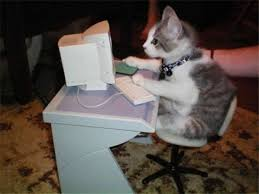
#> input picture cat.jpg, 259 x 194 px
$ jupyter execute --allow-errors Basic_Python.ipynb   (shell and % lines are left out)
#> lines starting #> are read from the running program, lines starting #| are printed output that depends on the picture
# Python tutorial

## Python Built-in data types
In this section you will learn about basic python data types.

Common data types in Python are

1. numeric(floating point number *float*, integer *int*)
2. string(use either ' ' or " ")
3. boolean (True and False)
4. None

## assignment
We first take a look at a very common operation in programming: assignment. In Python, '==' means equal and '=' means assignment. Assignment in Python binds the name on the left to the object on the right.

[cell 1]
# The equal sign, =, here is what is called an assignment operator
# This basically means that what is on the left will store what is on the right side of the =
# The left side is the variable and the right is the value
# So until there is a modification of the variable it will contain that value
string = "1.0"
number = 1.0
made_up = "Tom"

## print
After the assignment, we can access them with variable names. To see what a variable is, we can use the built in function *print* to see its content.

[cell 2]
print(string)

[cell 3]
print(number)
print(made_up)

## type and operations on type
Although string and number look the same, they are different in type: string is a *str* and number is a *float*. We can examine the type of a variable with built-in function *type*.

[cell 4]
type(string)

[cell 5]
type(number)

It is important to know the type of a variable because different types support different operations and the same operator can mean different things for different types.

For example, **+** means addition for numeric types and concatenation for string.

[cell 6]
1.0 + 2.0

[cell 7]
'a' + 'b'

Thus, on the two sides of operator **+**, the type of variables must be the same. Otherwise it will cause error.

#> (a cell that did not finish here is left out)

We can convert one variable to another type with type conversion.
```python
type_name(variable_name)
```
will try to convert variable to a certain type. If the conversion is not possible then an error occurs.

[cell 9]
string + str(number)

[cell 10]
float(string) + number

#> (a cell that did not finish here is left out)

[cell 12]
longer_string = string + string

[cell 13]
print(longer_string)

Some operators only support one type of variables but not another type of variables

[cell 14]
print(number - 6)

#> (a cell that did not finish here is left out)

## Booleans
Boolean variables only have two values: True and False. They come up naturally when there is comparision. They are widely used in the condition statement *if* and loop statement *while*. Python supports basic boolean operation *and*, *or* and *not* and keeps them as keyword.

[cell 16]
apples = 1
# Here == means it checks if values on both sides are the same
apples == 0

[cell 17]
# Eat an apple
apples = apples - 1
apples == 0

[cell 18]
apples = apples + 2

[cell 19]
apples = 1
if apples == 0:
    print("All the apples are gone")
    print("Bought 2 more apples!")
    apples = apples + 2
else:
    print("There is still " + str(apples) + " apples left")
apples = apples - 1
if apples == 0:
    print("All the apples are gone")
    print("Bought 2 more apples!")
    apples = apples + 2
else:
    print("There is still " + str(apples) + " apples left")
print(apples)

[cell 20]
apples < 2

[cell 21]
apples <= 2

[cell 22]
apples > 2

[cell 23]
apples >= 2

[cell 24]
apples == 2

[cell 25]
not apples == 2

## None

None is a special value in python. It denotes absence of value. Often it is used as the default parameters in function.
0 is not the same as None. 0 means that you have 0 of something. It is a numeric type number. None means that something doesn't exist. It is a None object and its type is NoneType.

## Exercise #1: Data Type

[cell 26]
a = '5'
b = 3.0

(a). Convert the string into float and add up two numbers (The results should be 8.0)

(b). Convert the float value into string and concatenate it with another string. (The results should be '53.0')

## Lists
Built upon basic types, we have data structure to hold a collection of basic types. One of the most important data structure in Python is list. It holds any basic types (of the same type or of different types) and can be accessed by index.

[cell 27]
integer_list = [1.0, 2.0, 3.0, 4.0, 5.0, 6.0, 7.0, 8.0, 9.0, 10.0]

[cell 28]
print(integer_list)

[cell 29]
# What is the index of 8 in integer_list?
print(integer_list[7])
# change 6.0 in integer_list to 66.0
integer_list[5] = 66.0
print(integer_list)

The index starting from 0 and can't exceed the maximum length.

[cell 30]
integer_list[0]

#> (a cell that did not finish here is left out)

[cell 32]
# list of objects with different types
mixed_list = [1, "2", 3, "4", "5", 6]

[cell 33]
print(mixed_list[5])

#> (a cell that did not finish here is left out)

One convenient way to construct a list is to use *range* function to get a range object and convert it to a list.

[cell 35]
# list() will convert what is inside to a list but this only works for certain things.
# the range(start, end) function is something that can be converted.
list(range(0, 6))

*len* function returns the length of a list.

[cell 36]
# The len(list) function tells you how many elements are in the list
# Also len(list) - 1 is the last index of a list. You can check this yourself by indexing a list at len(list) - 1
len(mixed_list)

We can use for loop easily with range function and list.

[cell 37]
# First method of iterating over a list
for i in range(0, len(mixed_list)):
    print(mixed_list[i])

[cell 38]
for e in mixed_list:
    print(e)

Empty list is represented by []. Sometimes we need to initialize a list by an empty list.

[cell 39]
# This assigns empty_list to be a list that contains no elements
empty_list = []
print(empty_list)

We can add elements to a list with *append* function.

[cell 40]
empty_list.append("This")
print(empty_list)
empty_list.append([])
print(empty_list)
empty_list.append("is")
print(empty_list)
empty_list.append("not")
print(empty_list)
empty_list.append("empty")

[cell 41]
print(empty_list)

Slicing allows us to get a subset of list.

[cell 42]
# what should start and end be to have [3.0, 4.0, 5.0, 6.0, 7.0, 8.0]?
# Think about what index is 3 and what index is 8 in the original list
integer_list[2:8]

## Exercise #2: List

[cell 43]
my_list = ['hello', ',',  'Penn', 'Wharton', 'China', 'Center', '!']

(a). Access the third element in the list ('Penn')

(b). Return the length of the list

(c) Access the 3rd to 6th elements in the list

(d). Loop over and print all elements in the list

## Images
In this course, we are dealing with images most of the time. In the computer, images are represented as a 3D array. It typically has the shape (H, W, 3). The first two parameters H, W are the height and width of the image. These two parameters determine how many pixels in the image spatially. 3 corresponds to R(red), G(green), B(blue) channel of the image. Every color we perceive can be composed as a combination of red, green and blue color. We use 3 numbers ranging from 0 to 255 to represent saturation of each color. Below are a few RGB values for common colors

You can play around with more RGB values [here](https://www.w3schools.com/colors/colors_rgb.asp).

Next we are going to use OpenCV and Matplotlib to load and display images. You will see these two libraries throughout the summer camp.

[cell 44]
import cv2
import matplotlib.pyplot as plt

def show_image(brg_img):
    rgb_img = cv2.cvtColor(brg_img, cv2.COLOR_BGR2RGB)

    plt.imshow(rgb_img)
    plt.show()

def show_image_channel(brg_img, channel):
    img_channel = cv2.cvtColor(brg_img, cv2.COLOR_BGR2RGB)
    if channel == 0:
        img_channel[:, :, 1] = 0
        img_channel[:, :, 2] = 0
    if channel == 1:
        img_channel[:, :, 0] = 0
        img_channel[:, :, 2] = 0
    if channel == 2:
        img_channel[:, :, 0] = 0
        img_channel[:, :, 1] = 0
    plt.imshow(img_channel)
    plt.show()

def show_image_content(img):
    img = cv2.cvtColor(img, cv2.COLOR_BGR2RGB)
    fig, ax = plt.subplots(1, 3, figsize=(20,20))
    limit = 10
    channel = ['R', 'G', 'B']
    for ch in range(3):
        ax[ch].imshow(img[-limit:, -limit:, ch], cmap='gray')
        for i in range(limit):
            for j in range(limit):
                ax[ch].text(j, i, img[-(limit-i), -(limit-j), ch], ha='center', va='center', color='r')
        ax[ch].set_title(channel[ch] + ' channel')
    fig.tight_layout()
    plt.show()

[cell 45]
# How to load images and show them
# cv2.imread needs to be given the image name
cat = cv2.imread('cat.jpg')
#> cat is the input picture: shape (194, 259, 3); mean B, G, R 72.2, 77.9, 86.5
show_image(cat)

[cell 46]
#  We can view the dimensions of the image using .shape
#  The dimensions are height(rows), width(columns), number of channels
cat.shape
#> Out = (194, 259, 3)

If we examine part of the image(here we take the last 100 pixels), we can see that there is a value between 0 and 255 at each location and there is 3 channels. The values in 3 channels can be different.

[cell 47]
show_image_content(cat)
#> in show_image_content, `plt.show()`:
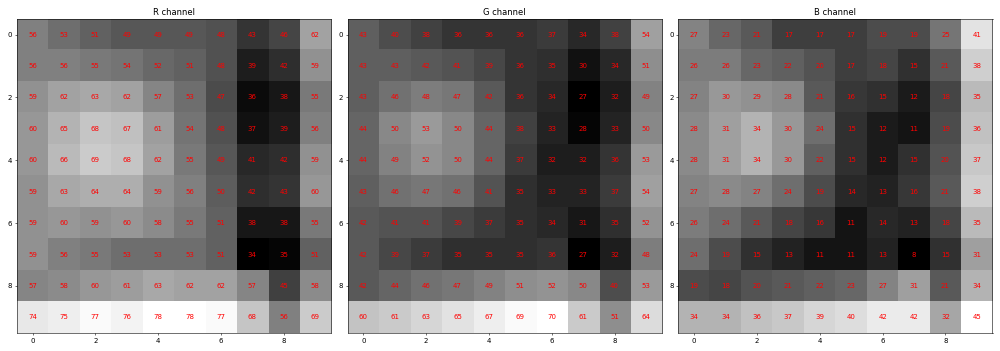
#> figure drawn by matplotlib, 3 panels

Let's examine each image channel.

[cell 48]
show_image_channel(cat, 0)
#> in show_image_channel, `img_channel[:, :, 1] = 0`:
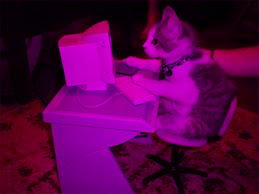
#> img_channel: shape (194, 259, 3); mean R, G, B 86.5, 0, 72.2
#> in show_image_channel, `img_channel[:, :, 2] = 0`:
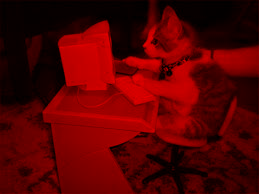
#> img_channel: shape (194, 259, 3); mean R, G, B 86.5, 0, 0

[cell 49]
show_image_channel(cat, 1)
#> call 2 of show_image_channel, with channel = 1
#> in show_image_channel (call 2), `img_channel[:, :, 0] = 0`:
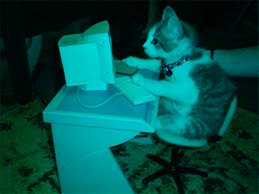
#> img_channel: shape (194, 259, 3); mean R, G, B 0, 77.9, 72.2
#> in show_image_channel (call 2), `img_channel[:, :, 2] = 0`:
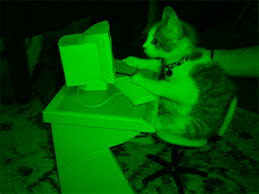
#> img_channel: shape (194, 259, 3); mean R, G, B 0, 77.9, 0

[cell 50]
show_image_channel(cat, 2)
#> call 3 of show_image_channel, with channel = 2
#> in show_image_channel (call 3), `img_channel[:, :, 1] = 0`:
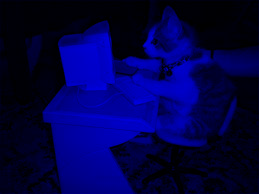
#> img_channel: shape (194, 259, 3); mean R, G, B 0, 0, 72.2

The coordinate system of image is different from the normal cooridnate system. The origin (0, 0) locates at the left upper corner, x grows from left to right and y grows from top to down.

When we index the 2D array, we use array\[row\]\[column\], so it is (y, x) instead of (x, y).

[cell 51]
person = cv2.imread('person.jpg')
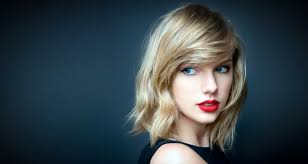
#> input picture person.jpg, 308 x 164 px
#> person is the input picture: shape (164, 308, 3); mean B, G, R 74.1, 68.4, 57
show_image(person)

[cell 52]
#  cropped should be the rectangular region starting from (120, 10) and end at (250, 140) both are x,y coordinates
cropped = person[10:140, 120:250, :]
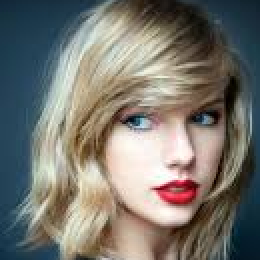
#> cropped: shape (130, 130, 3) (shown 2 times larger); mean B, G, R 110.8, 117.9, 120.3
show_image(cropped)

## Drawing on Images
Next, we talk about how to draw lines on images. This requires us to use spatial location (x, y) as well as color value (r, g, b) so we can understand it better.

OpenCV provides these function draw on images
```
cv2.line(img, start_point, end_point, color, thickness)
cv2.rectangle(image, upper_left_point, bottom_right_point, color, thickness)
cv2.circle(image, center_coordinates, radius, color, thickness)
```

[cell 53]
guitar = cv2.imread('guitar.jpg')
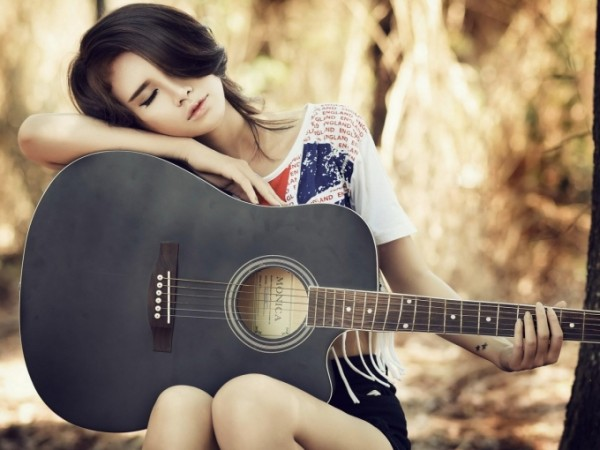
#> input picture guitar.jpg, 600 x 450 px
#> guitar is the input picture: shape (450, 600, 3); mean B, G, R 111.9, 130.2, 146.4
# the parameters are: image, Upper-left coordinate, Bottom-right coordinate, color,thickness
# the coordinates expected by cv2 is (x, y)
# NOTE: cv2 drawing functions modify the original image, so they can't be undone
#       without loading the original image again
cv2.line(guitar, (100,120), (250,180), (0,0,0), 100)
show_image(guitar)

[cell 54]
#the parameters are: image, Upper-left coordinate, Bottom-right coordinate, color,thickness
guitar = cv2.imread('guitar.jpg')
cv2.rectangle(guitar,(80,20),(230,140),(0,0,255),3)
show_image(guitar)

[cell 55]
guitar = cv2.imread('guitar.jpg')
cv2.circle(guitar,(270,300),100,(55,255,155),5)
show_image(guitar)

[cell 56]
guitar = cv2.imread('guitar.jpg')
cv2.line(guitar,(155,250),(120,340),(122, 160, 255),4)
cv2.line(guitar,(155,250),(180,340),(122, 160, 255),4)
cv2.line(guitar,(120,340),(180,340),(122, 160, 255),4)
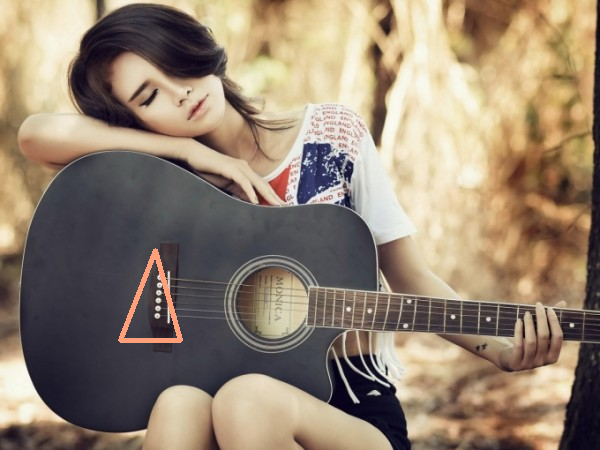
#> guitar: shape (450, 600, 3); mean B, G, R 112.1, 130.6, 147.2
show_image(guitar)
